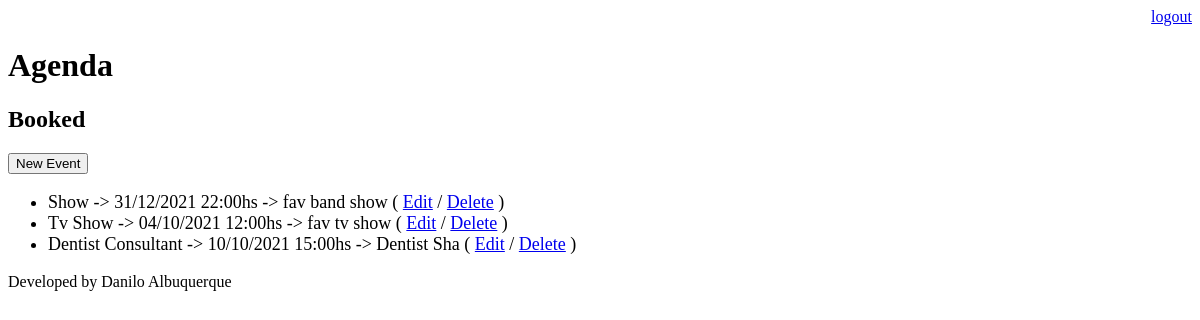
The page /agenda/ (signed in) on the database as committed earlier.
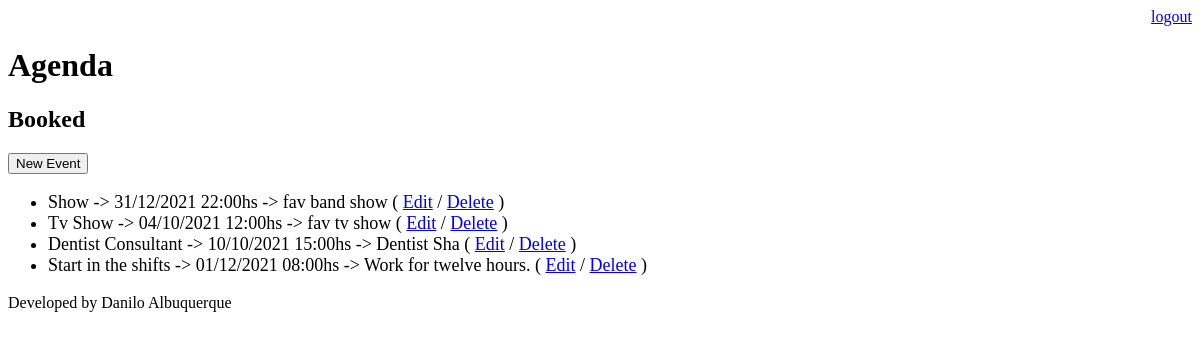
The same page on the database as committed later.
### core/models.py (models this page shows, shortened)
class Event(models.Model):
    title = models.CharField(max_length=100)
    description = models.TextField(blank=True, null=True)
    event_date = models.DateTimeField(verbose_name='Event date')
    creation_date = models.DateTimeField(auto_now=True)
    user = models.ForeignKey(User, on_delete=models.CASCADE)
    class Meta:
        db_table = 'event'
    def get_data_creation(self):
        return self.event_date.strftime('%d/%m/%Y %H:%Mhs')

### core/views.py (the view)
# urls.py: path('agenda/', views.events_list),
@login_required(login_url='/login/')
def events_list(request):
    user = request.user
    event = Event.objects.filter(user=user)
    data = {'events':event}
    return render(request, 'agenda.html', data)

### templates/agenda.html
{% extends "model-page.html" %}
{% block content %}
    <h2>Booked</h2>
    <a href="event/">
        <button type="button">New Event</button>
    </a>
    <ul style="font-size: 18px">
        {% for event in events %}
            <li>
                {{ event.title }} -> {{ event.get_data_creation }} -> {{ event.description }}
                ( <a href="event/?id={{ event.id }}">Edit</a>
                / <a href="event/delete/{{ event.id }}/">Delete</a> )
            </li>
        {% endfor %}
    </ul>
{% endblock %}

Rows that differ between the two databases and show on the page:
added Event: title "Start in the shifts", get_data_creation "01/12/2021 08:00hs", description "Work for twelve hours."
